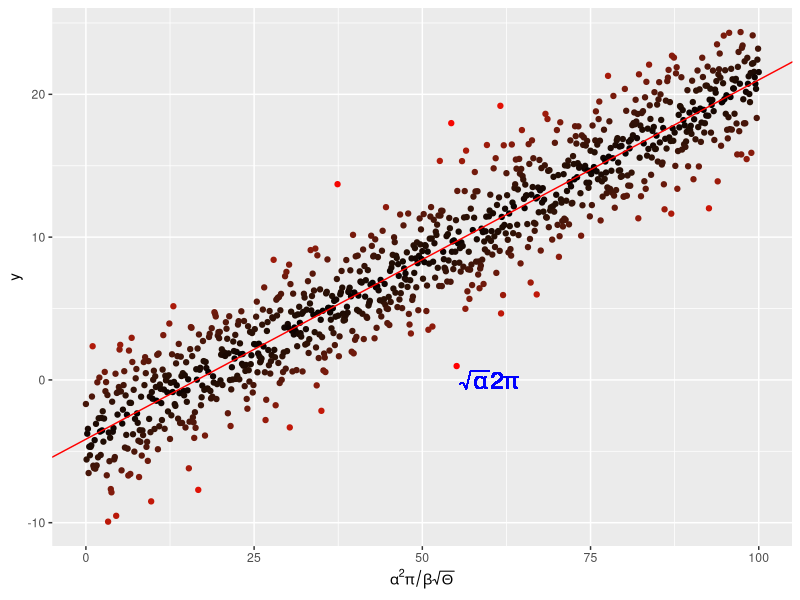

Generate this figure with R:
require(ggplot2)

# Create linear regression "data"
x <- seq(0, 100, by = 0.1)
y <- -4. + 0.25 * x +
  rnorm(length(x), mean = 0., sd = 2.5)

# and put them in a dataframe
my_data <- data.frame(x = x, y = y)

# perform a linear regression
my_lm <- summary(lm(y ~ x, data = my_data))

# plot the data
pdf("../Results/MyLinReg.pdf")

p <-  ggplot(my_data, aes(x = x, y = y,
                          colour = abs(my_lm$residual))
             ) +
  geom_point() +
  scale_colour_gradient(low = "black", high = "red") +
  theme(legend.position = "none") +
  scale_x_continuous(
    expression(alpha^2 * pi / beta * sqrt(Theta))) +

# add the regression line
        geom_abline(
  intercept = my_lm$coefficients[1][1],
  slope = my_lm$coefficients[2][1],
  colour = "red") +
# throw some math on the plot
        geom_text(aes(x = 60, y = 0,
                       label = "sqrt(alpha) * 2* pi"), 
                       parse = TRUE, size = 6, 
                       colour = "blue")

p